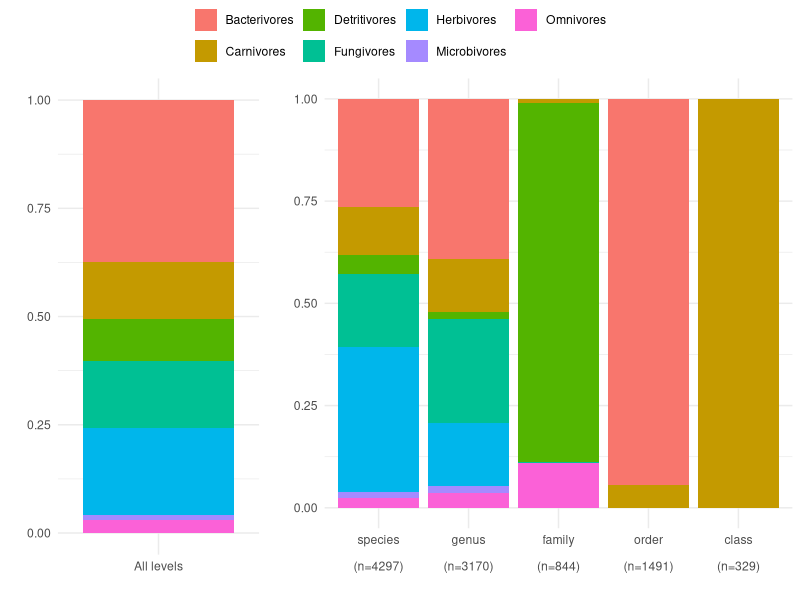

The R source for this figure:
## ---- chunk 1
knitr::opts_chunk$set(echo = TRUE, message = FALSE, warning = FALSE)
## ---- chunk 2
library(dplyr)
library(stringr)
library(tidyr)
library(ggplot2)
library(ggpubr)
## ---- chunk 3
db <- read.csv("INVGuild.tsv", header = TRUE, sep = "\t", stringsAsFactors = FALSE)
tax <- read.csv("LUCAS_data/Taxonomy_LUCAS_Metazoa.tsv", header = TRUE, sep = "\t", stringsAsFactors = FALSE)
## ---- chunk 4
extract_tax_level <- function(df, level_prefix) {
  pattern <- paste0(level_prefix, "__[^;]+")
  df %>%
    mutate(last_part = str_extract(Taxon, pattern))
}

levels <- c("Species", "Genus", "Family", "Order", "Class")
lvl_prefix <- c("s", "g", "f", "o", "c")

## ---- chunk 5
# new_col <- ifelse(
#   db$Ecology == "Omnivores" & db$Diet_varies_by_lifestage == "Yes",
#   "Ontogenetic_shifters",
#   db$Ecology
# )
# db$Ecology <- new_col
## ---- chunk 6
# function to replace last taxonomic level
replace_last <- function(taxon, synonym) {
  str_replace(taxon, "(__)[^;]+$", paste0("\\1", synonym))
}
# expanded rows (ONLY synonyms)
db_expanded <- db %>%
  filter(!is.na(Synonyms) & Synonyms != "") %>%
  separate_rows(Synonyms, sep = ";") %>%
  mutate(
    Taxon = replace_last(Taxon, Synonyms)
  )
# combine original + expanded
db_new <- bind_rows(db, db_expanded)
# remove synonyms column
db_new <- db_new[,-3]
# deduplicate rows (in case some synonyms are identical)
db_new <- db_new %>%
  distinct(Taxon, .keep_all = TRUE)
db <- db_new

## ---- chunk 7
# Remove entries with missing ecological or taxonomic level data
db_clean <- db[!is.na(db$Ecology) & !is.na(db$Taxonomic_level) & db$Ecology != "", ]
# Split the database into subsets based on the taxonomic level of guild assignment
db_list <- setNames(lapply(levels, function(lvl) {db_clean[db_clean$Taxonomic_level == lvl, ]}), levels)
# Replace white spaces with underscores in species-level taxon names
db_list$Species$Taxon <- str_replace_all(db_list$Species$Taxon, "\\s+", "_")
# Extract species level IDs
db_list$Species <- db_list$Species %>%
  mutate(last_part = str_extract(Taxon, "s__.*"))
# Extract genus, family, order, and class level IDs
for (i in 2:length(db_list)) {
  db_list[[i]] <- extract_tax_level(db_list[[i]], lvl_prefix[i])
}
## ---- chunk 8
Assigned <- list()

# Assignment at the species level
TaxToBeAssigned <- tax %>%
  mutate(last_part = str_extract(Taxon, "s__.*"))
res <- TaxToBeAssigned %>%
  left_join(db_list$Species %>% select(last_part, Ecology), by = "last_part")
Assigned$Species <- res %>% filter(!is.na(Ecology))
TaxToBeAssigned <- res %>% filter(is.na(Ecology))

# Assignment at the genus level
TaxToBeAssigned <- extract_tax_level(TaxToBeAssigned[, 1:4], "g")
res <- TaxToBeAssigned %>%
  left_join(db_list$Genus %>% select(last_part, Ecology), by = "last_part")
Assigned$Genus <- res %>% filter(!is.na(Ecology))
TaxToBeAssigned <- res %>% filter(is.na(Ecology))

# Assignment at the family level
TaxToBeAssigned <- extract_tax_level(TaxToBeAssigned[, 1:4], "f")
res <- TaxToBeAssigned %>%
  left_join(db_list$Family %>% select(last_part, Ecology), by = "last_part")
Assigned$Family <- res %>% filter(!is.na(Ecology))
TaxToBeAssigned <- res %>% filter(is.na(Ecology))

# Assignment at the order level
TaxToBeAssigned <- extract_tax_level(TaxToBeAssigned[, 1:4], "o")
res <- TaxToBeAssigned %>%
  left_join(db_list$Order %>% select(last_part, Ecology), by = "last_part")
Assigned$Order <- res %>% filter(!is.na(Ecology))
TaxToBeAssigned <- res %>% filter(is.na(Ecology))

# Assignment at the class level
TaxToBeAssigned <- extract_tax_level(TaxToBeAssigned[, 1:4], "c")
res <- TaxToBeAssigned %>%
  left_join(db_list$Class %>% select(last_part, Ecology), by = "last_part")
Assigned$Class <- res %>% filter(!is.na(Ecology))
TaxToBeAssigned <- res %>% filter(is.na(Ecology))
## ---- chunk 9
# Clean the output and add assignment level
for (i in 1:length(Assigned)) {
  Assigned[[i]] <- Assigned[[i]] %>%
    select(-last_part) %>%
    mutate(AssignmentLevel = levels[i])
}
Assigned_df <- do.call(rbind, Assigned)

# Export results
write.table(Assigned_df, "LUCAS_data/INVGuild_assigned.tsv", sep = "\t", quote = FALSE, row.names = FALSE)
write.table(TaxToBeAssigned[1:3], "LUCAS_data/INVGuild_unassigned.tsv", sep = "\t", quote = FALSE, row.names = FALSE)

# Check how many entries received a trophic guild assignment
paste0(round(100*(nrow(Assigned_df) / (nrow(Assigned_df)+nrow(TaxToBeAssigned))),2),
       "% of the original entries were assigned to a trophic guild")
## ---- chunk 10
# Prepare data for visualization
SumTab <- as.data.frame.matrix(table(Assigned_df$Ecology, Assigned_df$AssignmentLevel))
desired_order <- c("Class", "Order", "Family", "Genus", "Species")
SumTab <- SumTab[, desired_order[desired_order %in% colnames(SumTab)]]
SumTab$Ecology <- row.names(SumTab)
SumTab_long <- SumTab %>%
  pivot_longer(cols = -Ecology, names_to = "AssignmentLevel", values_to = "Count")
SumTab_long$AssignmentLevel <- factor(SumTab_long$AssignmentLevel,
                                      levels = rev(c("Class", "Order", "Family", "Genus", "Species")))
SumTab_long$All <- "All levels"

# Get the number of entries assigned per taxonomic level
lbls <- c(
  paste0("species\n\n(n=", sum(Assigned_df$AssignmentLevel == "Species"), ")"),
  paste0("genus\n\n(n=", sum(Assigned_df$AssignmentLevel == "Genus"), ")"),
  paste0("family\n\n(n=", sum(Assigned_df$AssignmentLevel == "Family"), ")"),
  paste0("order\n\n(n=", sum(Assigned_df$AssignmentLevel == "Order"), ")"),
  paste0("class\n\n(n=", sum(Assigned_df$AssignmentLevel == "Class"), ")")
)

# Barplots showing the relative abundance of trophic guilds identified in the full dataset (on the left) and per taxonomic level (on the right)
ggarrange(
  ggplot(SumTab_long, aes(x = All, y = Count, fill = Ecology)) +
    geom_bar(position="fill", stat = "identity") +
    labs(x = "", y = "") +
    theme_minimal() +
    labs(fill = NULL),
  ggplot(SumTab_long, aes(x = AssignmentLevel, y = Count, fill = Ecology)) +
    geom_bar(position="fill", stat = "identity") +
    labs(x = "", y = "") +
    scale_x_discrete(labels = lbls) +
    theme_minimal() +
    labs(fill = NULL),
  ncol=2, widths = c(1,2), common.legend = TRUE
)
